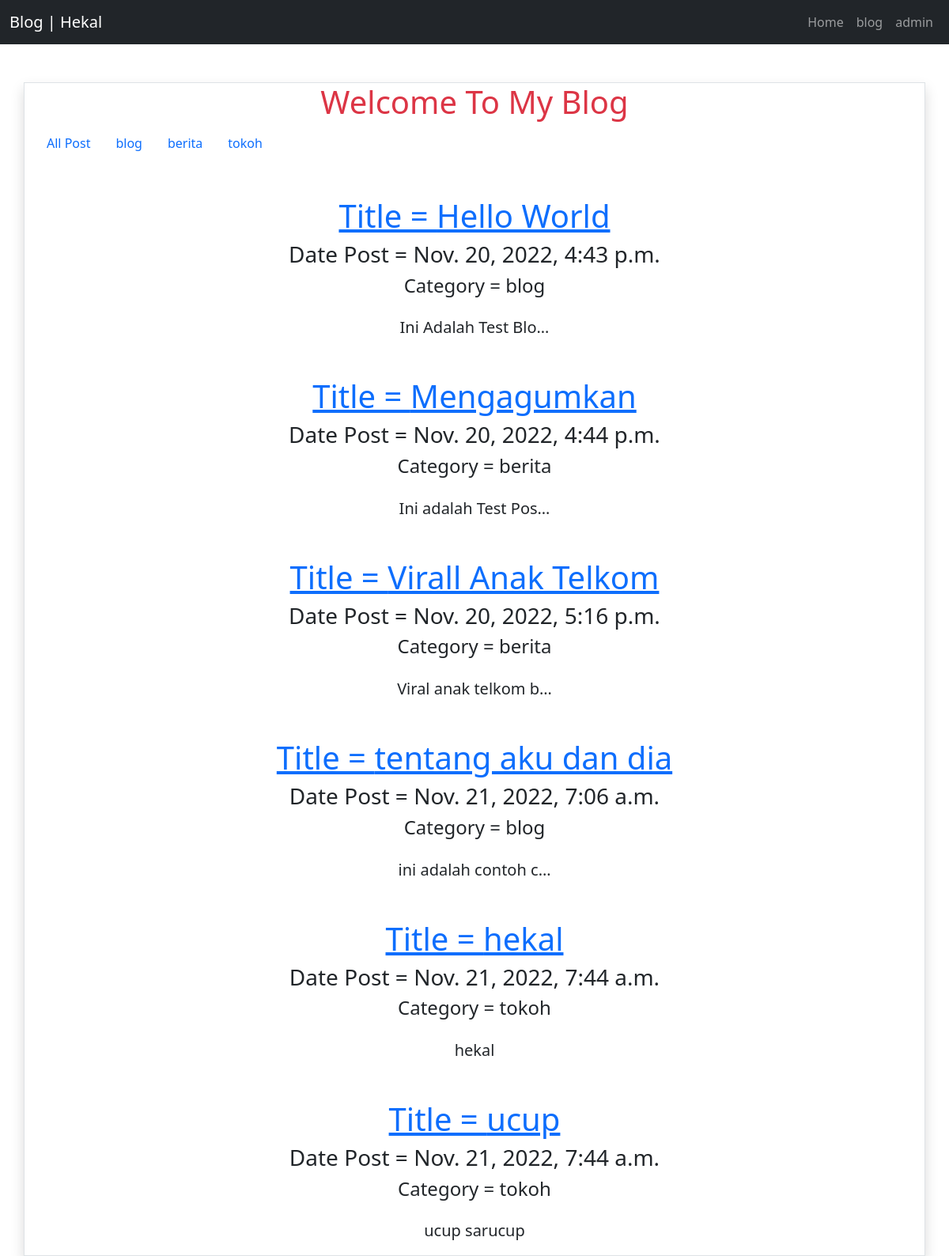
Screenshot of /blog/ with the database file from the repository.
### blog/models.py (models this page shows, shortened)
class Post (models.Model):
    title = models.CharField(max_length=255)
    body = models.TextField()
    category = models.CharField(max_length=255)
    slug = models.SlugField(editable=False,blank=True)
    datePost = models.DateTimeField(auto_now_add=True,editable=False)

### blog/views.py (the view)
# urls.py: path('', views.index, name="index"),
def index (request):
    posts = Post.objects.all();
    categories = Post.objects.values('category').distinct();
    context = {
        'title':'Blog | Hekal',
        'heading':'Welcome To My Blog',
        'body':'Lorem ipsum dolor, sit amet consectetur adipisicing elit. Dolore distinctio, amet repellendus tempore totam reprehenderit ratione quasi, corporis possimus modi expedita voluptatum saepe ipsum et! Commodi amet error temporibus dolorum.',
        'posts':posts,
        'categoriesPost':categories,
    }
    return render (request,'blog/index.html',context)

### blog/templates/blog/index.html
{% extends 'base.html' %}
{% block content %}
<div class="container text-center mt-5 border shadow">
    <h1 class="text-danger">{{heading}}</h1>
    <ul class="nav">
    <li class="nav-item">
        <a class="nav-link" href="{% url 'blog:index' %}">All Post</a>
    </li>
    {% for dataCategory in categoriesPost %}
        <li class="nav-item">
            <a class="nav-link" href="{% url 'blog:category' categoryInput=dataCategory.category %}">{{dataCategory.category}}</a>
        </li>
    {% endfor %}
    </ul>
        {% for post in posts %}
            <a href="{% url 'blog:detail' slugInput=post.slug %}"><h1 class="mt-5">Title = {{post.title}}</h1></a>
            <h3>Date Post = {{post.datePost}}</h3>
            <h4> Category = {{post.category}}</h4>
            <p class ="mt-4" style = "font-size : 20px;">{{post.body | truncatechars:20}}</p>
        {% endfor %}
</div>
{% endblock content %}

### templates/base.html (shortened to what this page needs)
{% load static %}
{% block heading %}
<!DOCTYPE html>
<html lang="en">
<head>
    {% include "blog/snippets/bootstrap/styles.html" %}
</head>
<body>
{% endblock heading %}
{% block navbar %}
  {% include "snippets/navbar.html" %}
{% endblock navbar %}
    {% block content %}
    {% endblock content %}
  </body>
</html>

### blog/templates/blog/snippets/bootstrap/styles.html (shortened to what this page needs)
<link href="https://cdn.jsdelivr.net/npm/bootstrap@5.2.2/dist/css/bootstrap.min.css" rel="stylesheet">

### templates/snippets/navbar.html (shortened to what this page needs)
<nav class="navbar navbar-expand-sm navbar-dark bg-dark">
  <div class="container-fluid">
    <a class="navbar-brand" href="#">{{title}}</a>
    <div class="collapse navbar-collapse" id="navbarNav">
      <ul class="navbar-nav ms-auto">
        <li class="nav-item">
          <a class="nav-link" aria-current="page" href="{% url 'index' %}">Home</a>
        </li>
        <li class="nav-item">
          <a class="nav-link" aria-current="page" href="{% url 'blog:index' %}">blog</a>
        </li>
        <li class="nav-item">
          <a class="nav-link" aria-current="page" href="{% url 'admin:index' %}">admin</a>
        </li>
      </ul>
    </div>
  </div>
</nav>

### rows the page displays
Post: title "Hello World", datePost "Nov. 20, 2022, 4:43 p.m.", category "blog", body "Ini Adalah Test Blo…"
Post: title "Mengagumkan", datePost "Nov. 20, 2022, 4:44 p.m.", category "berita", body "Ini adalah Test Pos…"
Post: title "Virall Anak Telkom", datePost "Nov. 20, 2022, 5:16 p.m.", category "berita", body "Viral anak telkom b…"
Post: title "tentang aku dan dia", datePost "Nov. 21, 2022, 7:06 a.m.", category "blog", body "ini adalah contoh c…"
Post: title "hekal", datePost "Nov. 21, 2022, 7:44 a.m.", category "tokoh", body "hekal"
Post: title "ucup", datePost "Nov. 21, 2022, 7:44 a.m.", category "tokoh", body "ucup sarucup"

### other values shown
{{ title }} "Blog | Hekal"
{{ heading }} "Welcome To My Blog"
{{ dataCategory.category }} "blog" "berita" "tokoh"
